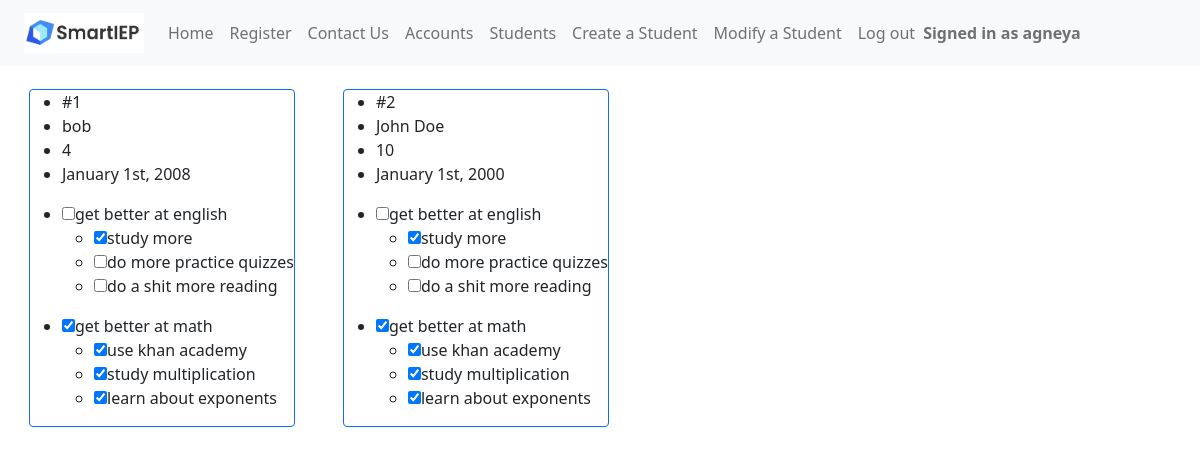
The page /students (signed in) on the database as committed earlier.
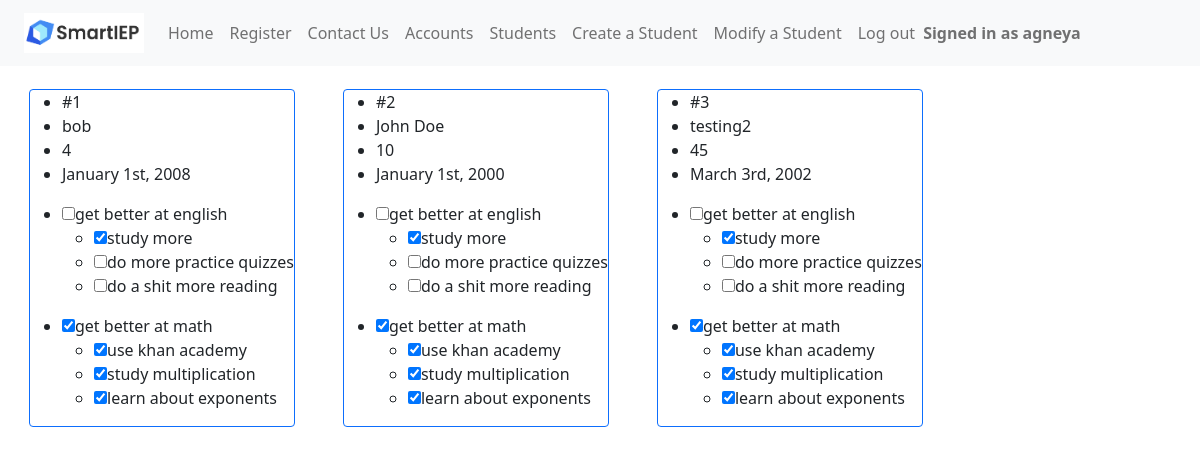
The same page on the database as committed later.
### app.py (models this page shows, shortened)
class Accounts(UserMixin, db.Model):
	__tablename__ = 'accounts'
	account_id = db.Column(db.Integer, primary_key=True)
	callname = db.Column(db.String(200),nullable=False)
	username = db.Column(db.String(200),nullable=False)
	password = db.Column(db.String(200),nullable=False)

class Students(db.Model):
	__tablename__ = 'students'
	student_id = db.Column(db.Integer, primary_key=True)
	name = db.Column(db.String(200),nullable=False)
	grade = db.Column(db.Integer)
	dateofbirth = db.Column(db.String(200),nullable=False)
	tasks = db.Column(db.String(500),nullable=False)

### app.py (the view)
@main.route("/students")
@login_required
def students():
	students = Students.query.all()
	return render_template('students.html',students=students)

### app.py (called while the page is built)
@login_manager.user_loader
def load_user(account_id):
    return Accounts.query.get(int(account_id))

@app.context_processor
def utility_processor():
	def parse_tasks(newData):
		tasks1 = []
		tasks2 = []
		tasks3 = []
		tasks4 = []
		tasks5 = []
		goalArrays = [tasks1,tasks2,tasks3,tasks4,tasks5]
		parts = newData[:-1].split(";")
		counter = 0
		for part in parts:
			if part[1] == "[":
				part = re.sub("\[.*?\]","[]",part)
				part = part.replace("[","").replace("]","")
				goalArrays[counter].append(part)
				counter = counter + 1
		for part in parts:
			if part[1] == "(":
				goalKey = int(part[part.find("(")+1:part.find(")")])
				part = re.sub("\(.*?\)","()",part)
				part = part.replace("(","").replace(")","")
				goalArrays[goalKey].append(part)
		return goalArrays
	return dict(parse_tasks=parse_tasks)

### templates/students.html (shortened to what this page needs)
<!DOCTYPE html>
<html lang="en">
    <head>
        <link href="https://cdn.jsdelivr.net/npm/bootstrap@5.0.2/dist/css/bootstrap.min.css" rel="stylesheet">
    </head>
    <header>
      {% include 'nav.html' %}
    </header>
    <body>
        <div class="content">
            {% for student in students %}
                <div class="m-4 border border-primary rounded">
                    <ul>
                        <li>#{{ student.student_id }}</li>
                        <li>{{ student.name }}</li>
                        <li>{{ student.grade }}</li>
                        <li>{{ student.dateofbirth }}</li>
                    </ul>
                    {% for taskarr in parse_tasks(student.tasks) if not taskarr|length == 0%}
                        <ul>
                            <li>
                                <input type="checkbox" {% if taskarr[0][0] == "1" %} checked="checked"{% endif %}>{{ taskarr[0][1:] }}</input>
                            </li>
                                <ul>
                                    {% set counter = 1%}
                                    {% for objective in taskarr[1:] %}
                                        <li>
                                            <input type="checkbox" {% if taskarr[loop.index][0] == "1" %} checked="checked"{% endif %}>{{ taskarr[loop.index][1:] }}</input>
                                        </li>
                                    {% endfor %}
                                </ul>
                        </ul>
                    {% endfor %}
                </div>
            {% endfor %}
        </div>
    </body>
</html>

### templates/nav.html (shortened to what this page needs)
<nav class="px-4 navbar fixed-top navbar-expand-lg navbar-light bg-light">
    <a class="navbar-brand" href="/"><img src="static\smartieplogo.png" width="120" height="40"></a>
    <div>
      <ul class="navbar-nav mr-auto">
        <li class="nav-item active">
          <a class="nav-link" href="/signin">Home</a>
        </li>
        <li class="nav-item">
          <a class="nav-link" href="/register">Register</a>
        </li>
        <li class="nav-item">
          <a class="nav-link" href="/contactus">Contact Us</a>
        </li>
        {% if current_user.is_authenticated %}
        <li class="nav-item">
          <a class="nav-link" href="/accounts">Accounts</a>
        </li>
        <li class="nav-item">
          <a class="nav-link" href="/students">Students</a>
        </li>
        <li class="nav-item">
          <a class="nav-link" href="/createstudent">Create a Student</a>
        </li>
        <li class="nav-item">
          <a class="nav-link" href="/modifystudent">Modify a Student</a>
        </li>
        <li class="nav-item">
          <a class="nav-link" href="/logout">Log out</a>
        </li>
        <span class="navbar-text navbar-right">
          <b>Signed in as {{ current_user.callname }}</b>
        </span>
      </ul>
        {% endif %}
    </div>
  </nav>

### templates/students.html (style rules this page uses)
.content { margin: 5px; width: 100%; display: flex; flex-direction: row; flex-wrap: wrap; }
body { padding-top: 60px; }

Rows that differ between the two databases and show on the page:
added Students: student_id "3", name "testing2", grade "45", dateofbirth "March 3rd, 2002", taskarr "get better at english" "get better at math", index "☑" "☑" "☑" "☑", taskarr "study more" "do more practice quizzes" "do a shit more reading" "use khan academy" "study multiplication" "learn about exponents", if "☑"
